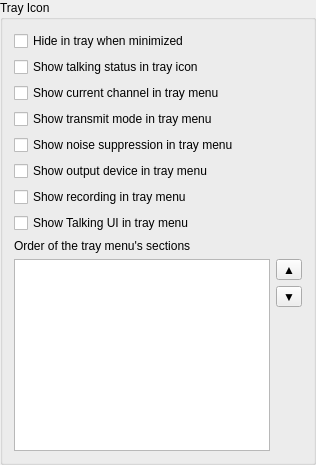
    <widget class="QGroupBox" name="qgbTray">
     <property name="title">
      <string>Tray Icon</string>
     </property>
     <layout class="QVBoxLayout" name="verticalLayout">
      <item>
       <widget class="QCheckBox" name="qcbHideTray">
        <property name="toolTip">
         <string>Hide the main Mumble window in the tray when it is minimized.</string>
        </property>
        <property name="whatsThis">
         <string>&lt;b&gt;If set, minimizing the Mumble main window will cause it to be hidden and accessible only from the tray. Otherwise, it will be minimized as a window normally would.&lt;/b&gt;</string>
        </property>
        <property name="text">
         <string>Hide in tray when minimized</string>
        </property>
       </widget>
      </item>
      <item>
       <widget class="QCheckBox" name="qcbStateInTray">
        <property name="toolTip">
         <string>Displays talking status in system tray</string>
        </property>
        <property name="whatsThis">
         <string/>
        </property>
        <property name="text">
         <string>Show talking status in tray icon</string>
        </property>
       </widget>
      </item>
      <item>
       <widget class="QCheckBox" name="qcbTrayShowChannel">
        <property name="toolTip">
         <string>Show the users of the channel you are in in the tray icon's menu</string>
        </property>
        <property name="text">
         <string>Show current channel in tray menu</string>
        </property>
       </widget>
      </item>
      <item>
       <widget class="QCheckBox" name="qcbTrayShowTransmitMode">
        <property name="toolTip">
         <string>Offer the transmit mode in the tray icon's menu</string>
        </property>
        <property name="text">
         <string>Show transmit mode in tray menu</string>
        </property>
       </widget>
      </item>
      <item>
       <widget class="QCheckBox" name="qcbTrayShowNoiseCancel">
        <property name="toolTip">
         <string>Offer the noise suppression method in the tray icon's menu</string>
        </property>
        <property name="text">
         <string>Show noise suppression in tray menu</string>
        </property>
       </widget>
      </item>
      <item>
       <widget class="QCheckBox" name="qcbTrayShowOutputDevice">
        <property name="toolTip">
         <string>Offer the audio output device in the tray icon's menu</string>
        </property>
        <property name="text">
         <string>Show output device in tray menu</string>
        </property>
       </widget>
      </item>
      <item>
       <widget class="QCheckBox" name="qcbTrayShowRecording">
        <property name="toolTip">
         <string>Offer starting and stopping a recording in the tray icon's menu</string>
        </property>
        <property name="text">
         <string>Show recording in tray menu</string>
        </property>
       </widget>
      </item>
      <item>
       <widget class="QCheckBox" name="qcbTrayShowTalkingUI">
        <property name="toolTip">
         <string>Offer toggling the Talking UI in the tray icon's menu</string>
        </property>
        <property name="text">
         <string>Show Talking UI in tray menu</string>
        </property>
       </widget>
      </item>
      <item>
       <widget class="QLabel" name="qliTrayMenuOrder">
        <property name="text">
         <string>Order of the tray menu's sections</string>
        </property>
        <property name="buddy">
         <cstring>qlwTrayMenuOrder</cstring>
        </property>
       </widget>
      </item>
      <item>
       <layout class="QHBoxLayout" name="qhblTrayMenuOrder">
        <item>
         <widget class="QListWidget" name="qlwTrayMenuOrder">
          <property name="toolTip">
           <string>Order in which the sections of the tray icon's menu are shown, between showing the window and quitting</string>
          </property>
          <property name="accessibleName">
           <string>Tray menu sections</string>
          </property>
          <property name="dragDropMode">
           <enum>QAbstractItemView::InternalMove</enum>
          </property>
          <property name="maximumHeight">
           <number>90</number>
          </property>
         </widget>
        </item>
        <item>
         <layout class="QVBoxLayout" name="qvblTrayMenuOrder">
          <item>
           <widget class="QToolButton" name="qtbTrayMenuOrderUp">
            <property name="toolTip">
             <string>Move the selected section up</string>
            </property>
            <property name="accessibleName">
             <string>Move section up</string>
            </property>
            <property name="text">
             <string>▲</string>
            </property>
           </widget>
          </item>
          <item>
           <widget class="QToolButton" name="qtbTrayMenuOrderDown">
            <property name="toolTip">
             <string>Move the selected section down</string>
            </property>
            <property name="accessibleName">
             <string>Move section down</string>
            </property>
            <property name="text">
             <string>▼</string>
            </property>
           </widget>
          </item>
          <item>
           <spacer name="qspTrayMenuOrder">
            <property name="orientation">
             <enum>Qt::Vertical</enum>
            </property>
            <property name="sizeHint" stdset="0">
             <size>
              <width>0</width>
              <height>0</height>
             </size>
            </property>
           </spacer>
          </item>
         </layout>
        </item>
       </layout>
      </item>
     </layout>
    </widget>
